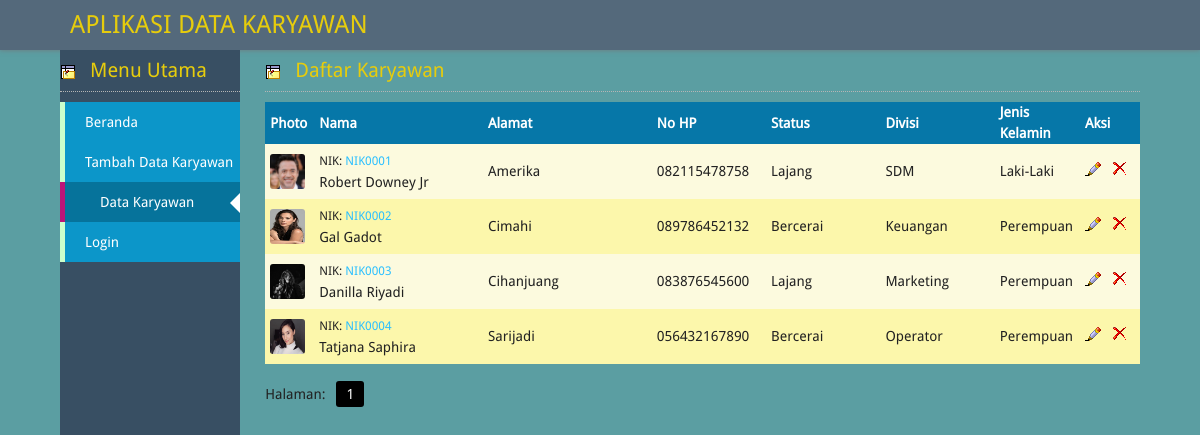
Screenshot of /?option=data-karyawan with the database file from the repository.
### tables this page shows
CREATE TABLE IF NOT EXISTS `karyawan` (
  `id_karyawan` int(11) NOT NULL,
  `nik` varchar(10) NOT NULL,
  `nama` varchar(50) NOT NULL,
  `alamat` varchar(100) NOT NULL,
  `no_hp` varchar(12) NOT NULL,
  `jenis_kelamin` varchar(30) NOT NULL,
  `status` varchar(30) NOT NULL,
  `divisi` varchar(40) NOT NULL,
  `photo` varchar(50) NOT NULL
);

### config.php (called while the page is built, shortened)
<?php
$option = isset( $_GET['option'] ) ? $_GET['option'] : '';
?>

### fungsi.php (the view, shortened to what this page needs)
<?php
require( dirname(__FILE__).'/config.php' );
function tampilkan_karyawan() {
	$jumlah_data_per_halaman = 7;
	if(isset($_GET['page'])){ $nomor_halaman = $_GET['page'];}
	else { $nomor_halaman = 1; }
	$offset = ($nomor_halaman - 1) * $jumlah_data_per_halaman;
	$sql = mysql_query( "SELECT * FROM karyawan ORDER BY nik ASC LIMIT $offset,$jumlah_data_per_halaman" );
	echo "<div class=\"box\">\n";
	echo "<h1>Daftar Karyawan</h1>";
	echo "<table border=\"0\">";
	echo "<tr class=\"top_tr\">";
	echo "	<td width=\"40\">Photo</td>\n";
	echo "	<td width=\"150\">Nama</td>\n";
	echo "	<td width=\"150\">Alamat</td>\n";
	echo "	<td width=\"100\">No HP</td>\n";
	echo "	<td width=\"100\">Status</td>\n";
	echo "	<td width=\"100\">Divisi</td>\n";
	echo "	<td width=\"70\">Jenis Kelamin</td>\n";
	echo "	<td width=\"50\">Aksi</td>\n";
	echo "</tr>";
	if( mysql_num_rows( $sql ) == 0 ) {
		echo "<tr style=\"height:150px; border-bottom:1px dotted #CC780C;\">";
		echo "	<td colspan=\"8\" align=\"center\" style=\"color:#FF0000; \">Belum ada data karyawan saat ini. Silahkan isi data karyawan.<br><a href=\"".URL."/?option=tambah-karyawan\">Klik disini untuk menambah data karyawan</a></td>";
		echo "</tr>";
	} else {
		$a = 0;
		while( $row = mysql_fetch_array( $sql ) ) {
			if( $a == 0 ) { $bg = "#FCFADE"; $a = 1; }
			else{ $bg = "#FCF7AB"; $a = 0; }
			if(file_exists("photo/{$row['photo']}")){
				$photo = "<img src=\"".URL."/photo/{$row['photo']}\" class=\"photo\" alt=\"{$row['photo']}\">";
			} else {
				$photo = "<img src=\"".URL."/photo/noname.jpg\" class=\"photo\">";
			}
			echo "<tr bgcolor=\"$bg\" onmouseover=\"bgColor='#FFFF55'\" onmouseout=\"bgColor='$bg'\">";
			echo "	<td align=\"center\">{$photo}</td>";
			echo "	<td><span style=\"font-size:12px; \">NIK: <a href=\"".URL."/?option=detail-karyawan&nik={$row['nik']}\">{$row['nik']}</a></span><br>{$row['nama']}</td>";
			echo "	<td>{$row['alamat']}</td>";
			echo "	<td>{$row['no_hp']}</td>";
			echo "	<td>{$row['status']}</td>";
			echo "	<td>{$row['divisi']}</td>";
			echo "	<td>{$row['jenis_kelamin']}</td>";
			echo "	<td><a href=\"".URL."/?option=edit-karyawan&nik={$row['nik']}\" title=\"Klik untuk mengubah data karyawan\"><img src=\"".URL."/b_edit.png\" alt=\"\"> &nbsp; <a href=\"".URL."/?option=delete-karyawan&nik={$row['nik']}\" onclick=\"return hapus('".$row['nik']."')\" title=\"Klik untuk menghapus data karyawan\"><img src=\"".URL."/b_drop.png\"></a></td>";
			echo "</tr>";
		}
	}
	echo "</table>";
	$jumlah_data = mysql_fetch_array( mysql_query("SELECT COUNT(*) AS jumlah FROM karyawan") );
	$total_halaman = ceil($jumlah_data['jumlah'] / $jumlah_data_per_halaman);
	echo "<p class=\"paging\">\n";
	echo "Halaman: &nbsp; ";
	for($page = 1; $page <= $total_halaman; $page++){
		if((($page >= $nomor_halaman - 3) && ($page <= $nomor_halaman + 3)) || ($page == 1) || ($page == $total_halaman)){
			if($page == $nomor_halaman) echo "<span class=\"current\">{$page}</span>";
			else echo "<a href=\"".URL."/?option=data-karyawan&page={$page}\">{$page}</a>";
		}
	}
	echo "</p>\n";
	echo "</div>\n";
}
?>

### index.php (shortened to what this page needs)
<?php
require( dirname(__FILE__).'/fungsi.php' );
?>
<!DOCTYPE html PUBLIC "-//W3C//DTD XHTML 1.0 Transitional//EN" "http://www.w3.org/TR/xhtml1/DTD/xhtml1-transitional.dtd">
<html xmlns="http://www.w3.org/1999/xhtml">
<head>
<link rel="stylesheet" type="text/css" href="<?php echo URL;?>/gaya.css" media="all" />
</head>
<body>
<div class="atas">
	<div class="logo">Aplikasi Data Karyawan</div>
</div>
<div class="bungkus">
	<div class="kiri">
		<div class="box">
			<h1>Menu Utama</h1>
			<ul id="urut">
				<?php
				if($option == '') { echo "<li><a href=\"".URL."/\" class=\"active\">Beranda</a></li>\n"; }
				else { echo "<li><a href=\"".URL."/\">Beranda</a></li>\n"; }
				if($option == 'tambah-karyawan') { echo "<li><a href=\"".URL."/?option=tambah-karyawan\" class=\"active\">Tambah Data Karyawan</a></li>\n"; }
				else{ echo "<li><a href=\"".URL."/?option=tambah-karyawan\">Tambah Data Karyawan</a></li>\n"; }
				if($option == 'data-karyawan' || $option == 'detail-karyawan' || $option == 'edit-karyawan') { echo "<li><a href=\"".URL."/?option=data-karyawan\" class=\"active\">Data Karyawan</a></li>\n"; }
				else{ echo "<li><a href=\"".URL."/?option=data-karyawan\">Data Karyawan</a></li>\n"; }
				if($option == '') { echo "<li><a href=\"".URL."/login.php\" class=\"active\">Login</a></li>\n"; }
				else{ echo "<li><a href=\"".URL."/login.php\">Login</a></li>\n"; }
				?>
			</ul>
		</div>
	</div>
	<div class="kanan">
		<?php
		$nik = isset($_GET['nik']) ? $_GET['nik'] : '';
		if( $option == 'tambah-karyawan' ) { tambah_data_karyawan(); }
		elseif( $option == 'data-karyawan' ) { tampilkan_karyawan(); }
		elseif( $option == 'edit-karyawan' ) { ubah_data_karyawan(); }
		elseif( $option == 'detail-karyawan') { detail_karyawan($nik); }
		?>
	</div>
</div>
</body>
</html>

### gaya.css (style rules this page uses)
* { margin: 0; padding: 0; }
body { font-family:'Droid Sans', Arial, Helvetica, sans-serif; font-size: 14px; line-height: 1.5em; background: #5B9EA2; color: #222; }
a { color: #2ABFFF; text-decoration: none; transition: .3s ease-in-out; }
img { margin: 0; padding: 0; border: none; }
ol,ul { margin: 0; padding: 0; list-style-type: none; }
table { margin: 10px 0; padding: 0; border-collapse: collapse; width: 100%; border:none; }
tr { text-align: left; height: 55px; }
tr.top_tr { height: 40px; font-weight: bold; background: #0677A8; color:#FFFFFF; }
td { margin: 0; padding-left: 5px; text-align:left; }
p { margin: 0; padding: 10px 0; text-align: justify; }
.atas { width:100%; background:#54697B; height:50px; position:fixed; top:0; left:0; box-shadow:0px 0px 5px #72777B; }
.logo { line-height:50px; font-size:25px; text-transform:uppercase; color:#E6CC0D; padding-left:70px; }
.bungkus { margin: 50px auto; padding: 0; width: 90%; }
.kiri { float:left; width:15%; position:fixed; height:101%; background:#384F63; }
.kanan { float:right; width:81%; }
.box { margin:0 0 20px 0; }
.box h1 { padding:10px 0 10px 30px; border-bottom:1px dotted #B5B5B5; font-size:20px; font-weight:normal; color:#E6CC0D; background:url('b_comment.png') no-repeat 0% 14px; }
.box #urut { margin:10px 0; }
.box #urut li { line-height:40px; }
.box #urut li a { display:block; border-left:5px solid #CCFFCC; padding:0 0 0 20px; position:relative; background:#0C96C9; color:#FFFFFF; }
.box #urut li a:hover, .box #urut li a.active { border-left:5px solid #BC1479; padding:0 0 0 35px; color:#FFFFFF; background:#06739B; }
.box #urut li a.active::before { content:''; position:absolute; height:0; width:0; top:27%; right:0; border-bottom: 10px solid transparent; border-top: 10px solid transparent; border-right: 10px solid #FFFFFF; font-size: 0; line-height: 0; }
.photo { margin:0; padding:0; border:none; width:35px; height:35px; border-radius:3px; }
.paging { margin:10px 0; }
.current { padding:5px 10px; background:#000000; color:#FFFFFF; border-radius:3px; margin:0 5px 0 0; }

### rows the page displays
karyawan: photo (picture), nik "NIK0001", nama "Robert Downey Jr", alamat "Amerika", no_hp "082115478758", status "Lajang", divisi "SDM", jenis_kelamin "Laki-Laki"
karyawan: photo (picture), nik "NIK0002", nama "Gal Gadot", alamat "Cimahi", no_hp "089786452132", status "Bercerai", divisi "Keuangan", jenis_kelamin "Perempuan"
karyawan: photo (picture), nik "NIK0003", nama "Danilla Riyadi", alamat "Cihanjuang", no_hp "083876545600", status "Lajang", divisi "Marketing", jenis_kelamin "Perempuan"
karyawan: photo (picture), nik "NIK0004", nama "Tatjana Saphira", alamat "Sarijadi", no_hp "056432167890", status "Bercerai", divisi "Operator", jenis_kelamin "Perempuan"
